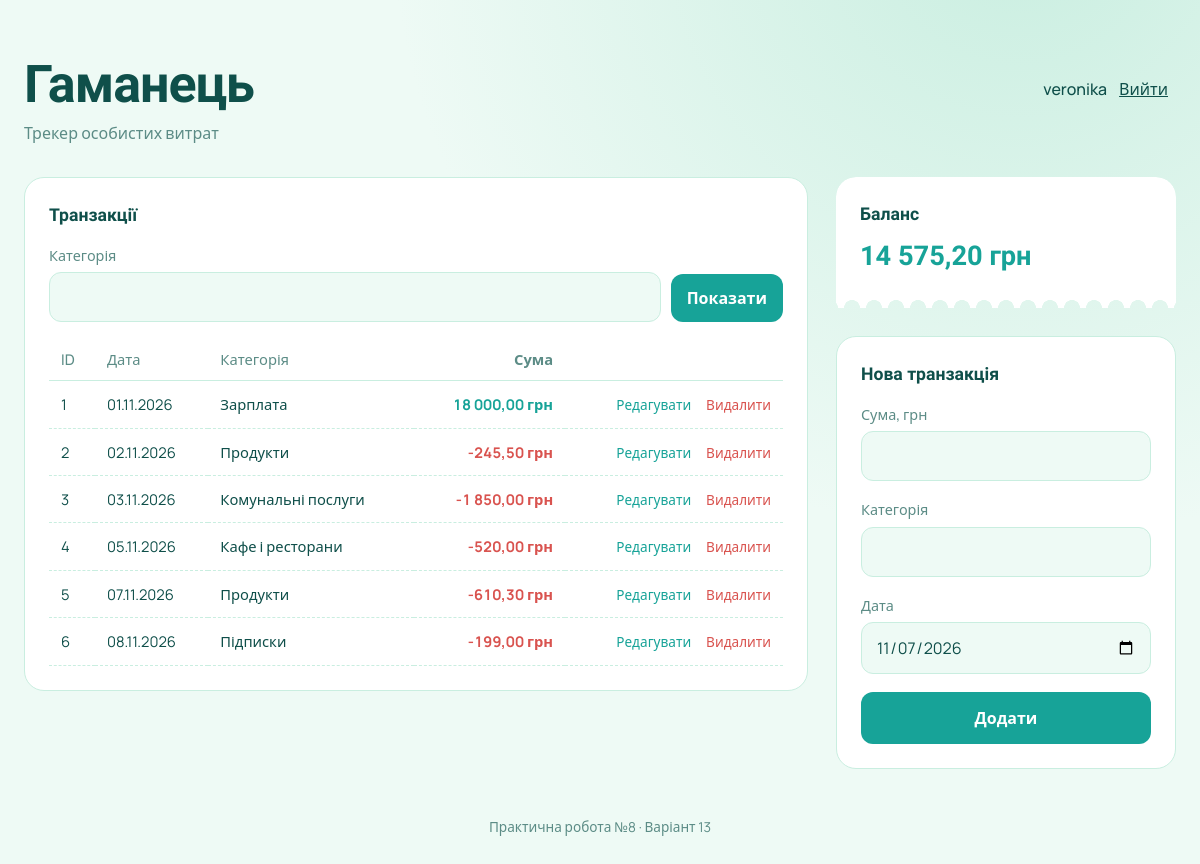
Screenshot of /practicum08/index.php (signed in) with the database file from the repository.
### tables this page shows
CREATE TABLE transactions (
    id INT AUTO_INCREMENT PRIMARY KEY,
    user_id INT NOT NULL,                    
    amount DECIMAL(10,2) NOT NULL,           
    category VARCHAR(100) NOT NULL,
    transaction_date DATE NOT NULL,
    CONSTRAINT fk_transactions_user FOREIGN KEY (user_id) REFERENCES users (id) ON DELETE CASCADE,
    INDEX idx_transactions_user (user_id),
    INDEX idx_transactions_category (category)    
);

### practicum08/functions.php (called while the page is built, shortened)
<?php
function e(string $text): string
{
    return htmlspecialchars($text, ENT_QUOTES | ENT_SUBSTITUTE, 'UTF-8');
}
function formatMoney(float $amount): string
{
    return number_format($amount, 2, ',', "\u{00A0}") . "\u{00A0}грн";
}
function formatDate(string $date): string
{
    return date('d.m.Y', strtotime($date));
}
function inputString(array $source, string $name): ?string
{
    $value = $source[$name] ?? null;
    return is_string($value) ? trim($value) : null;
}
function getUserTransactions(int $userId, ?string $category = null): array
{
    if ($category === null) {
        $stmt = db()->prepare(
            'SELECT * FROM transactions WHERE user_id = :user_id ORDER BY transaction_date, id'
        );
        $stmt->execute([':user_id' => $userId]);
    } else {
        $stmt = db()->prepare(
            'SELECT * FROM transactions WHERE user_id = :user_id AND category = :category ORDER BY transaction_date, id'
        );
        $stmt->execute([':user_id' => $userId, ':category' => $category]);
    }
    return $stmt->fetchAll();
}
function balance(int $userId): float
{
    $stmt = db()->prepare('SELECT COALESCE(SUM(amount), 0) FROM transactions WHERE user_id = :user_id');
    $stmt->execute([':user_id' => $userId]);
    return (float) $stmt->fetchColumn();
}

### practicum08/bootstrap.php (called while the page is built, shortened)
<?php
require_once __DIR__ . '/functions.php';
require_once __DIR__ . '/db.php';
function currentUserId(): ?int
{
    return isset($_SESSION['user_id']) ? (int) $_SESSION['user_id'] : null;
}
function requireLogin(): int
{
    $userId = currentUserId();
    return $userId;
}
    ?>

### practicum08/db.php (called while the page is built, shortened)
<?php
function db(): PDO
{
    static $pdo = null;
    return $pdo ??= new PDO(
        'mysql:host=127.0.0.1;port=3306;dbname=practicum8;charset=utf8mb4',
        'root',
        'root',
        [
            PDO::ATTR_ERRMODE => PDO::ERRMODE_EXCEPTION,
            PDO::ATTR_DEFAULT_FETCH_MODE => PDO::FETCH_ASSOC,
            PDO::ATTR_EMULATE_PREPARES => false,
        ]
    );
}

### practicum08/index.php (the view, shortened to what this page needs)
<?php
require_once __DIR__ . '/bootstrap.php';
require_once __DIR__ . '/partials.php';
$userId = requireLogin();
$filter = inputString($_GET, 'category');
$filter = $filter === '' ? null : $filter;
$transactions = getUserTransactions($userId, $filter);
$balance = balance($userId);
$flash = takeFlash();
$old = $flash['old'];
?>
    <main class="layout">
        <section class="card">
            <h2>Транзакції</h2>
            <form method="get" class="inline-form filter">
                <div class="field">
                    <label for="category-filter">Категорія</label>
                    <input type="text" id="category-filter" name="category" maxlength="100" value="<?= e($filter ?? '') ?>">
                </div>
                <button type="submit" class="btn btn-small">Показати</button>
            </form>
            <table class="tx-table">
                <thead>
                    <tr>
                        <th>ID</th>
                        <th>Дата</th>
                        <th>Категорія</th>
                        <th class="num">Сума</th>
                        <th></th>
                    </tr>
                </thead>
                <tbody>
                    <?php foreach ($transactions as $row): ?>
                        <tr>
                            <td><?= (int) $row['id'] ?></td>
                            <td><?= e(formatDate($row['transaction_date'])) ?></td>
                            <td><?= e($row['category']) ?></td>
                            <td class="num <?= $row['amount'] > 0 ? 'plus' : 'minus' ?>">
                                <?= e(formatMoney((float) $row['amount'])) ?>
                            </td>
                            <td class="actions">
                                <a href="edit.php?id=<?= (int) $row['id'] ?>">Редагувати</a>
                                <form action="delete.php" method="post" class="js-confirm"
                                      data-confirm="Видалити транзакцію #<?= (int) $row['id'] ?>?">
                                    <button type="submit" class="link-danger">Видалити</button>
                                </form>
                            </td>
                        </tr>
                    <?php endforeach; ?>
                </tbody>
            </table>
        </section>
        <aside class="side">
            <div class="receipt">
                <h2>Баланс</h2>
                <p class="receipt-total"><?= e(formatMoney($balance)) ?></p>
            </div>
            <form action="add.php" method="post" class="card">
                <h2>Нова транзакція</h2>
                <div class="field">
                    <label for="amount">Сума, грн</label>
                    <input type="number" id="amount" name="amount" step="0.01" required value="<?= e($old['amount'] ?? '') ?>">
                </div>
                <div class="field">
                    <label for="category">Категорія</label>
                    <input type="text" id="category" name="category" required maxlength="100" value="<?= e($old['category'] ?? '') ?>">
                </div>
                <div class="field">
                    <label for="date">Дата</label>
                    <input type="date" id="date" name="transaction_date" required value="<?= e($old['transaction_date'] ?? date('Y-m-d')) ?>">
                </div>
                <button type="submit" class="btn">Додати</button>
            </form>
        </aside>
    </main>

### practicum08/style.css (style rules this page uses)
:root { --white: #ffffff; --mint-wash: #eefaf5; --mint: #c9eee0; --turquoise: #17a398; --teal-deep: #0f4f4a; --teal-soft: #5c8c86; --coral: #d9534f; --coral-wash: #fdf1f0; }
* { box-sizing: border-box; }
body { margin: 0; min-height: 100vh; font-family: "Manrope", system-ui, sans-serif; font-size: 16px; line-height: 1.5; color: var(--teal-deep); background: radial-gradient(circle at 85% -10%, var(--mint) 0, transparent 45%), var(--mint-wash); }
h1, h2 { font-family: "Unbounded", "Manrope", sans-serif; font-weight: 700; margin: 0; }
.layout { max-width: 1240px; margin: 0 auto; padding: 0 24px 48px; display: grid; grid-template-columns: 1fr 340px; gap: 28px; align-items: start; }
.card { background: var(--white); border-radius: 20px; padding: 24px; border: 1px solid var(--mint); }
.card h2 { font-size: 1.1rem; margin-bottom: 16px; }
.field { margin-bottom: 18px; }
.field label { display: block; margin-bottom: 6px; font-size: 0.9rem; font-weight: 500; color: var(--teal-soft); }
.field input, .field select { width: 100%; padding: 12px 14px; font: inherit; color: var(--teal-deep); background: var(--mint-wash); border: 1.5px solid var(--mint); border-radius: 12px; outline: none; transition: border-color 0.15s, background 0.15s; }
.btn { width: 100%; padding: 14px; font: inherit; font-weight: 700; color: var(--white); background: var(--turquoise); border: none; border-radius: 12px; cursor: pointer; }
.tx-table { width: 100%; border-collapse: collapse; font-size: 0.92rem; }
.tx-table th { padding: 10px 12px; text-align: left; font-weight: 500; color: var(--teal-soft); border-bottom: 1.5px solid var(--mint); }
.tx-table td { padding: 12px; border-bottom: 1px dashed var(--mint); vertical-align: top; }
.tx-table .num { text-align: right; white-space: nowrap; font-weight: 700; font-variant-numeric: tabular-nums; }
.plus { color: var(--turquoise); }
.minus { color: var(--coral); }
.actions { white-space: nowrap; text-align: right; }
.actions a, .link-danger { font: inherit; font-size: 0.85rem; font-weight: 500; color: var(--turquoise); text-decoration: none; }
.actions form { display: inline; margin-left: 12px; }
.link-danger { padding: 0; background: none; border: none; color: var(--coral); cursor: pointer; }
.side { display: grid; gap: 28px; }
.inline-form { display: flex; gap: 10px; align-items: end; margin-top: 16px; }
.inline-form .field { flex: 1; margin-bottom: 0; }
.btn-small { width: auto; padding: 12px 16px; }
.receipt { background: var(--white); padding: 24px 24px 36px; border-radius: 20px 20px 0 0; -webkit-mask: radial-gradient(circle 8px at 50% 100%, transparent 98%, #000) 50% 100% / 22px 100% repeat-x; mask: radial-gradient(circle 8px at 50% 100%, transparent 98%, #000) 50% 100% / 22px 100% repeat-x; }
.receipt h2 { font-size: 1.1rem; margin-bottom: 12px; }
.receipt-total { margin: 4px 0 0; font-family: "Unbounded", sans-serif; font-size: 1.7rem; font-weight: 700; color: var(--turquoise); font-variant-numeric: tabular-nums; line-height: 1.2; }
.filter { margin-bottom: 16px; }

### rows the page displays
transactions: id "1", transaction_date "01.11.2026", category "Зарплата", amount "18 000,00 грн"
transactions: id "2", transaction_date "02.11.2026", category "Продукти", amount "-245,50 грн"
transactions: id "3", transaction_date "03.11.2026", category "Комунальні послуги", amount "-1 850,00 грн"
transactions: id "4", transaction_date "05.11.2026", category "Кафе і ресторани", amount "-520,00 грн"
transactions: id "5", transaction_date "07.11.2026", category "Продукти", amount "-610,30 грн"
transactions: id "6", transaction_date "08.11.2026", category "Підписки", amount "-199,00 грн"

### other values shown
$_SESSION['username'] "veronika"
formatMoney($balance) "14 575,20 грн"
